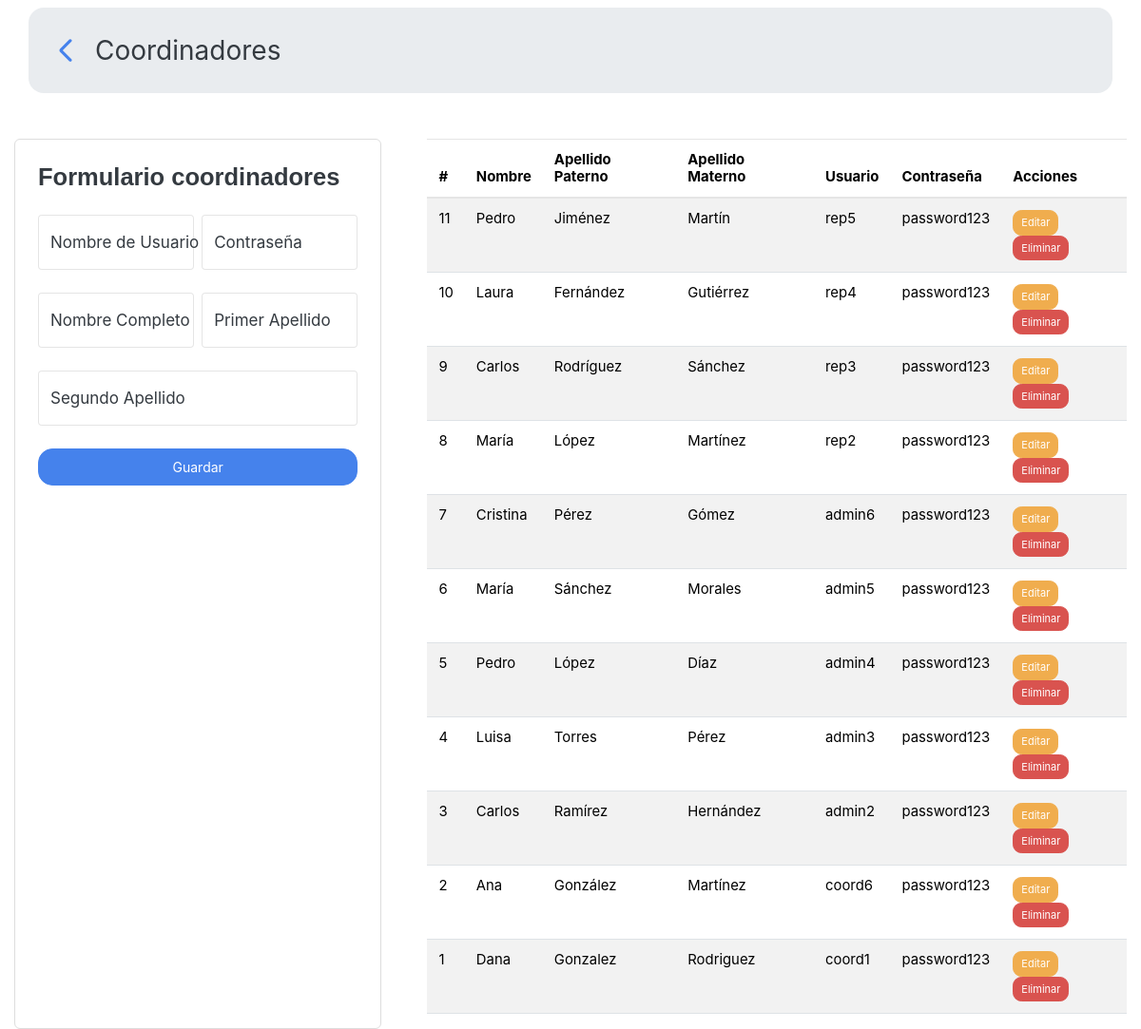
The app's page /Transporte/administrador/coordinadores.php with its own data.
### tables this page shows
CREATE TABLE coordinador (
    numCoordinador INT PRIMARY KEY AUTO_INCREMENT,
    nombre VARCHAR(50),
    primerApellido VARCHAR(50),
    segundoApellido VARCHAR(50),
    id_usuario INT UNIQUE,
    FOREIGN KEY (id_usuario) REFERENCES usuario(id) ON DELETE CASCADE
);

CREATE TABLE usuario (
    id INT PRIMARY KEY AUTO_INCREMENT,
    username VARCHAR(20) NOT NULL UNIQUE,
    password VARCHAR(30) NOT NULL,
    userType ENUM('administrador', 'empleado', 'representante', 'conductor', 'coordinador') NOT NULL
);

### Transporte/administrador/coordinadores.php (the view, shortened to what this page needs)
<?php
require '../conexion/conexion.php';
try {
    $stmt = $conn->prepare("
        SELECT
            c.numCoordinador AS id_coordinador,
            c.nombre AS nombre,
            c.primerApellido AS apellido_paterno,
            c.segundoApellido AS apellido_materno,
            u.username AS usuario,
            u.password AS contrasena
        FROM coordinador c
        INNER JOIN usuario u ON c.id_usuario = u.id order by c.numCoordinador DESC
    ");
    $stmt->execute();
    $coordinadores = $stmt->fetchAll(PDO::FETCH_ASSOC);
} catch (PDOException $e) {
    echo "Error al obtener coordinadores: " . $e->getMessage();
    $coordinadores = [];
}
$editing = false;
$coordinadorData = [
    'id_coordinador' => '',
    'nombre_usuario' => '',
    'password' => '',
    'nombre' => '',
    'apellido1' => '',
    'apellido2' => ''
];
?>
<html>
<head>
    <link rel="stylesheet" href="../assets/css/style.css">
    <link href="https://cdn.jsdelivr.net/npm/bootstrap@5.3.3/dist/css/bootstrap.min.css" rel="stylesheet">
    <link rel="stylesheet" href="https://cdn.jsdelivr.net/npm/bootswatch@4.5.2/dist/litera/bootstrap.min.css">
</head>
<body>
<div class="d-flex flex-column justify-content-center align-top  gap-5">
    <header class="d-flex justify-content-between align-items-center container  p-4 bg-body-secondary mt-2 rounded-4">
        <div class="d-flex gap-3 align-items-center">
            <a href="../admin_dashboard.php" class="">
                <svg xmlns="http://www.w3.org/2000/svg" width="30" height="30" viewBox="0 0 24 24"><path fill="currentColor" d="m9.55 12l7.35 7.35q.375.375.363.875t-.388.875t-.875.375t-.875-.375l-7.7-7.675q-.3-.3-.45-.675t-.15-.75t.15-.75t.45-.675l7.7-7.7q.375-.375.888-.363t.887.388t.375.875t-.375.875z"/></svg>
            </a>
            <span class="fs-3 bold">Coordinadores</span>
        </div>
    </header>
    <main class="d-flex  gap-5 container-fluid">
        <div class="border border-start p-4 rounded-2 w-50 bg-white">
            <h4 class="mb-4">Formulario coordinadores</h4>
            <form action="<?php echo $editing ? 'servicios/updateCoordinador.php' : 'servicios/addCoordinador.php'; ?>" method="POST" class="d-flex flex-column gap-2">
                <div class="d-flex flex-row gap-2">
                    <div class="form-floating mb-3 w-100">
                        <input type="text" class="form-control" id="floatingUsername" name="nombre_usuario" placeholder="Nombre de usuario"
                               value="<?php echo htmlspecialchars($coordinadorData['nombre_usuario']); ?>" required>
                        <label for="floatingUsername">Nombre de Usuario</label>
                    </div>
                    <div class="form-floating mb-3 w-100">
                        <input type="password" class="form-control" id="floatingPassword" name="password" placeholder="Contraseña"
                               value="<?php echo htmlspecialchars($coordinadorData['password']); ?>" required>
                        <label for="floatingPassword">Contraseña</label>
                    </div>
                </div>
                <div class="d-flex flex-row gap-2">
                    <div class="form-floating mb-3 w-100">
                        <input type="text" class="form-control" id="floatingNombre" name="nombre" placeholder="Nombre Completo"
                               value="<?php echo htmlspecialchars($coordinadorData['nombre']); ?>" required>
                        <label for="floatingNombre">Nombre Completo</label>
                    </div>
                    <div class="form-floating mb-3 w-100">
                        <input type="text" class="form-control" id="floatingTelefono" name="apellido1" placeholder="Primer apellido"
                               value="<?php echo htmlspecialchars($coordinadorData['apellido1']); ?>">
                        <label for="floatingTelefono">Primer Apellido</label>
                    </div>
                </div>
                <div class="form-floating mb-3 w-100">
                    <input class="form-control" type="text" id="floatingDireccion" name="apellido2" placeholder="Segundo apellido"
                           value="<?php echo htmlspecialchars($coordinadorData['apellido2']); ?>">
                    <label for="floatingDireccion">Segundo Apellido</label>
                </div>
                <button type="submit" class="btn btn-primary"><?php echo $editing ? 'Actualizar' : 'Guardar'; ?></button>
            </form>
        </div>
        <div class="w-100">
            <table class="table table-striped">
                <thead>
                <tr>
                    <th>#</th>
                    <th>Nombre</th>
                    <th>Apellido Paterno</th>
                    <th>Apellido Materno</th>
                    <th>Usuario</th>
                    <th>Contraseña</th>
                    <th>Acciones</th>
                </tr>
                </thead>
                <tbody>
                <?php if (count($coordinadores) > 0): ?>
                    <?php foreach ($coordinadores as $coordinador): ?>
                        <tr>
                            <td><?php echo htmlspecialchars($coordinador['id_coordinador']); ?></td>
                            <td><?php echo htmlspecialchars($coordinador['nombre']); ?></td>
                            <td><?php echo htmlspecialchars($coordinador['apellido_paterno']); ?></td>
                            <td><?php echo htmlspecialchars($coordinador['apellido_materno']); ?></td>
                            <td><?php echo htmlspecialchars($coordinador['usuario']); ?></td>
                            <td><?php echo htmlspecialchars($coordinador['contrasena']); ?></td>
                            <td>
                                <a href="coordinadores.php?edit=<?php echo $coordinador['id_coordinador']; ?>" class="btn btn-sm btn-warning">
                                    <i class="bi bi-pencil-square"></i> Editar
                                </a>
                                <a href="servicios/deleteCoordinador.php?id=<?php echo $coordinador['id_coordinador']; ?>"
                                   class="btn btn-sm btn-danger"
                                   onclick="return confirm('¿Estás seguro de eliminar este coordinador?');">
                                    <i class="bi bi-trash"></i> Eliminar
                                </a>
                            </td>
                        </tr>
                    <?php endforeach; ?>
                <?php else: ?>
                    <tr>
                        <td colspan="7" class="text-center">No hay coordinadores registrados.</td>
                    </tr>
                <?php endif; ?>
                </tbody>
            </table>
        </div>
    </main>
</div>
</body>
</html>

### Transporte/assets/css/style.css (style rules this page uses)
:root { scroll-behavior: smooth; }
body { font-family: "Open Sans", sans-serif; background: #f6f9ff; color: #444444; }
a { color: #4154f1; text-decoration: none; }
h1, h2, h3, h4, h5, h6 { font-family: "Nunito", sans-serif; }

### records on screen
coordinador: numCoordinador "11", nombre "Pedro", primerApellido "Jiménez", segundoApellido "Martín", id_usuario.username "rep5", id_usuario.password "password123"
coordinador: numCoordinador "10", nombre "Laura", primerApellido "Fernández", segundoApellido "Gutiérrez", id_usuario.username "rep4", id_usuario.password "password123"
coordinador: numCoordinador "9", nombre "Carlos", primerApellido "Rodríguez", segundoApellido "Sánchez", id_usuario.username "rep3", id_usuario.password "password123"
coordinador: numCoordinador "8", nombre "María", primerApellido "López", segundoApellido "Martínez", id_usuario.username "rep2", id_usuario.password "password123"
coordinador: numCoordinador "7", nombre "Cristina", primerApellido "Pérez", segundoApellido "Gómez", id_usuario.username "admin6", id_usuario.password "password123"
coordinador: numCoordinador "6", nombre "María", primerApellido "Sánchez", segundoApellido "Morales", id_usuario.username "admin5", id_usuario.password "password123"
coordinador: numCoordinador "5", nombre "Pedro", primerApellido "López", segundoApellido "Díaz", id_usuario.username "admin4", id_usuario.password "password123"
coordinador: numCoordinador "4", nombre "Luisa", primerApellido "Torres", segundoApellido "Pérez", id_usuario.username "admin3", id_usuario.password "password123"
coordinador: numCoordinador "3", nombre "Carlos", primerApellido "Ramírez", segundoApellido "Hernández", id_usuario.username "admin2", id_usuario.password "password123"
coordinador: numCoordinador "2", nombre "Ana", primerApellido "González", segundoApellido "Martínez", id_usuario.username "coord6", id_usuario.password "password123"
coordinador: numCoordinador "1", nombre "Dana", primerApellido "Gonzalez", segundoApellido "Rodriguez", id_usuario.username "coord1", id_usuario.password "password123"
